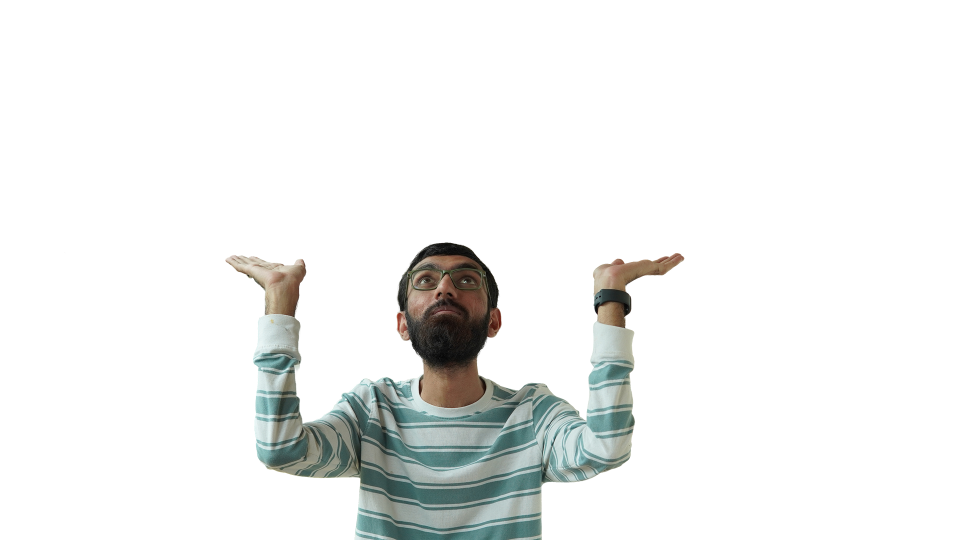
#> input picture graphics/assets/img/hussain-plate-july-cut.png, 1920 x 1080 px, found by its file name (shown at 1/2 size)
$ python grade_subject_july.py
#> lines starting #> are read from the running program, lines starting #| are printed output that depends on the picture; after the words box and inside, x2 and y2 are one past the last pixel; in counts of white or black regions, pixels touching at a corner belong together
"""Prepare the ARMS-UP subject cutout (July 2026 "What's New" thumbnail).

This plate needs no un-mirroring and no white balance: measured skin R/B is
already 1.58 (the tungsten-cast plates were 2.15). Two passes only:

1. Speck removal — the matte leaves ~10 one-to-two-pixel islands (beard/glasses
   highlights plus a stray dot out at x=129). Keep only the largest connected
   component.
2. Matte hardening + brand grade — same treatment as grade_subject_r.py so the
   cutout sits on the dark violet frame the same way.

    python3 assets/img/grade_subject_july.py
    hussain-plate-july-cut.png -> hussain-plate-july-graded.png
"""
import numpy as np
from PIL import Image, ImageFilter
from scipy import ndimage

SRC = "assets/img/hussain-plate-july-cut.png"
DST = "assets/img/hussain-plate-july-graded.png"

SATURATION = 0.95
VIOLET = np.array([0.47, 0.34, 0.93], dtype=np.float32)  # --brand #7757ee
SHADOW_TINT = 0.14
CONTRAST = 1.06
LUMA = np.array([0.2126, 0.7152, 0.0722], dtype=np.float32)
ALPHA_LO, ALPHA_HI = 0.35, 0.92
ALPHA_FEATHER = 0.6  # px

im = np.array(Image.open(SRC).convert("RGBA")).astype(np.float32)
rgb, alpha = im[:, :, :3] / 255.0, im[:, :, 3] / 255.0
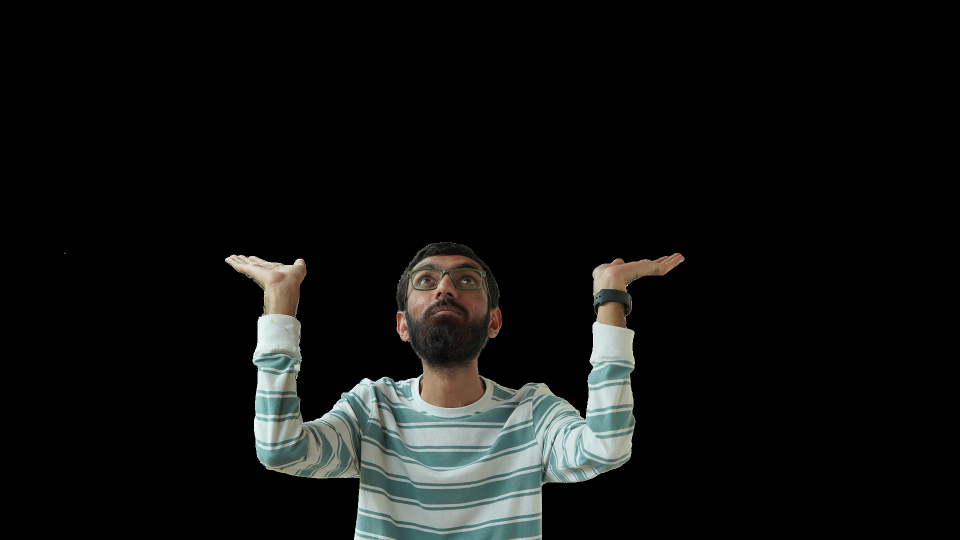
#> rgb: shape (1080, 1920, 3) float32 (shown at 1/2 size); mean R, G, B 0.0631, 0.068, 0.0642
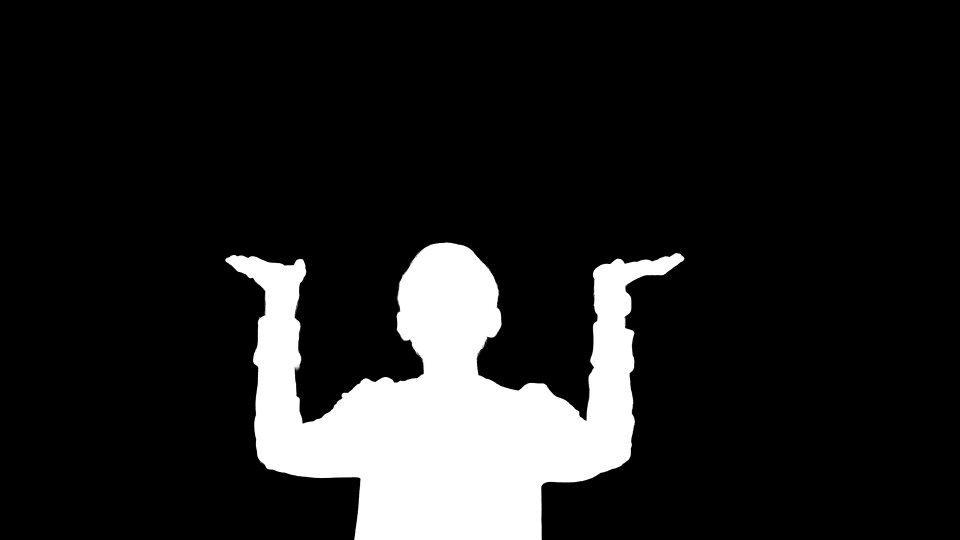
#> alpha: shape (1080, 1920) float32 (shown at 1/2 size); min 0, max 1, mean 0.127

# 1. keep only the largest connected component of the matte
labels, n = ndimage.label(alpha > 0.06)
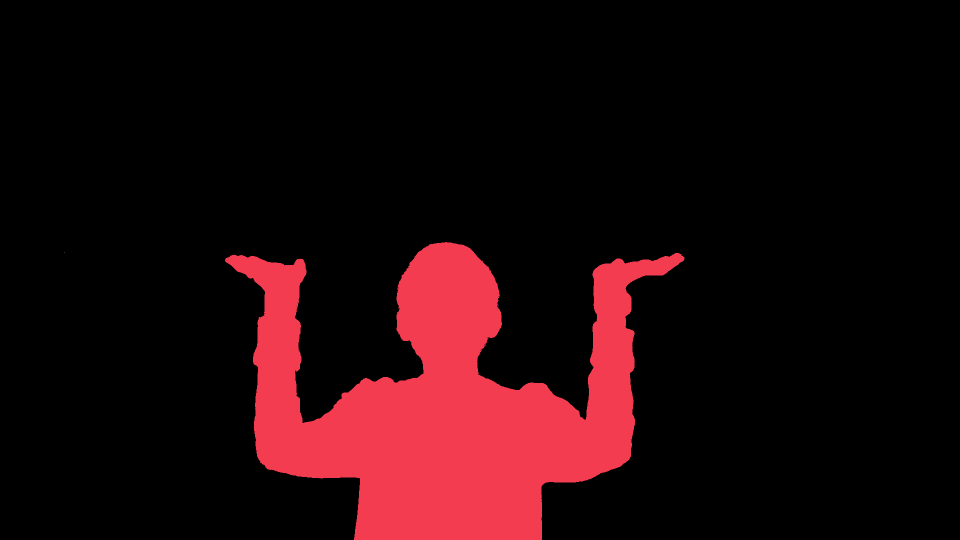
#> labels: shape (1080, 1920) int32 (shown at 1/2 size); 13 distinct labels, from 0 to 12; one colour per label, 0 black
#> n = 12
sizes = ndimage.sum(alpha > 0.06, labels, range(1, n + 1))
#> sizes = [266691, 1, 1, 1, 1, 1, 2, 1, 1, 1, 1, 1]
alpha = np.where(labels == (int(np.argmax(sizes)) + 1), alpha, 0.0)

# 2. brand grade
lum = (rgb * LUMA).sum(axis=2, keepdims=True)
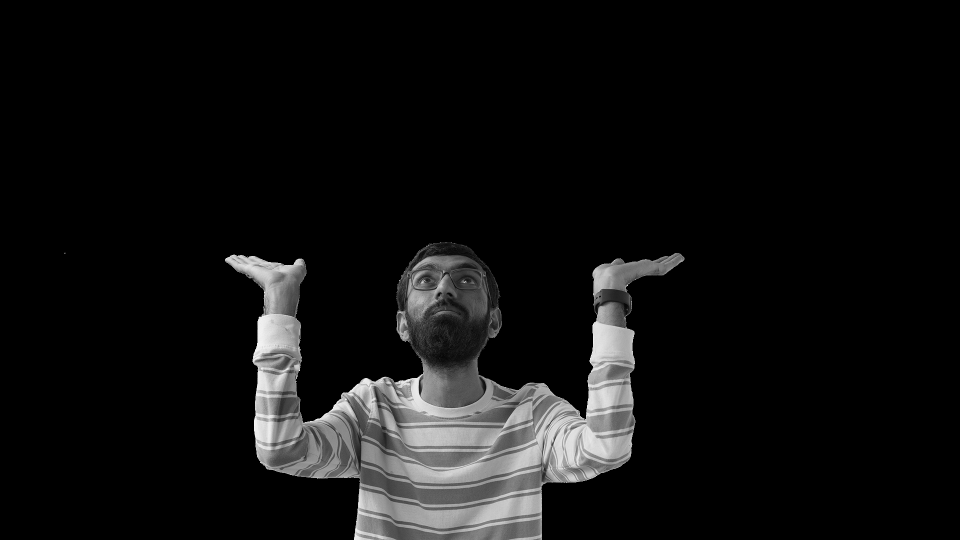
#> lum: shape (1080, 1920, 1) float32 (shown at 1/2 size); min 0, max 1, mean 0.0667
rgb = lum + (rgb - lum) * SATURATION
shadow = np.clip(1.0 - lum * 2.2, 0.0, 1.0) ** 1.5
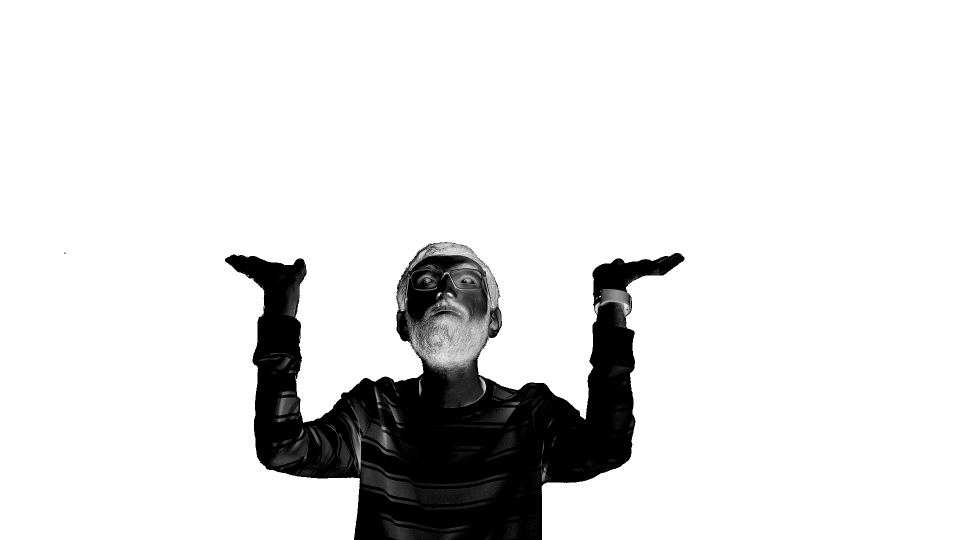
#> shadow: shape (1080, 1920, 1) float32 (shown at 1/2 size); min 0, max 1, mean 0.883
rgb = rgb * (1.0 - SHADOW_TINT * shadow) + VIOLET * (SHADOW_TINT * shadow) * lum.clip(0.04, 1.0)
rgb = np.clip((rgb - 0.5) * CONTRAST + 0.5, 0.0, 1.0)

# harden the matte: drop the low-alpha halo, keep a crisp soft edge
a = np.clip((alpha - ALPHA_LO) / (ALPHA_HI - ALPHA_LO), 0.0, 1.0)
a = np.array(Image.fromarray((a * 255).astype(np.uint8)).filter(
    ImageFilter.GaussianBlur(ALPHA_FEATHER))).astype(np.float32)

out = np.concatenate([rgb * 255.0, a[:, :, None]], axis=2)
Image.fromarray(np.clip(out, 0, 255).astype(np.uint8)).save(DST)
print(f"wrote {DST} ({n} components -> 1, matte hardened {ALPHA_LO}-{ALPHA_HI})")
#| wrote assets/img/hussain-plate-july-graded.png (12 components -> 1, matte hardened 0.35-0.92)

$ run again, with graphics/assets/img/hussain-plate-graded.png copied over graphics/assets/img/hussain-plate-july-cut.png
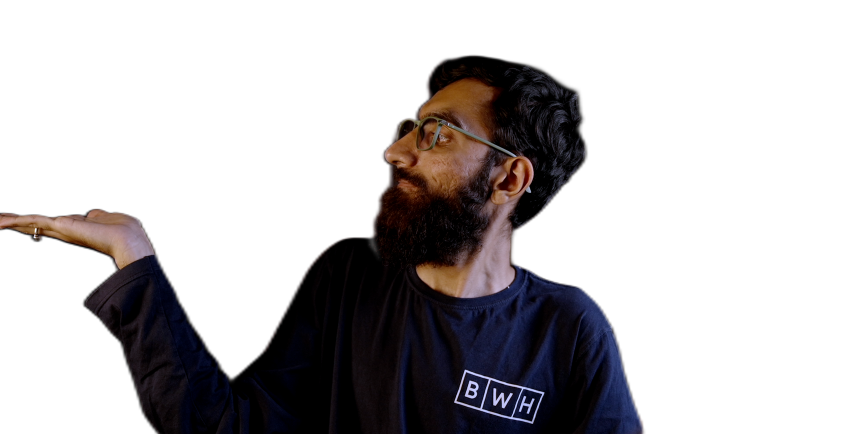
#> input picture graphics/assets/img/hussain-plate-graded.png, 1686 x 868 px, found by its file name (shown at 1/2 size)
#> `labels, n = ndimage.label(alpha > 0.06)`:
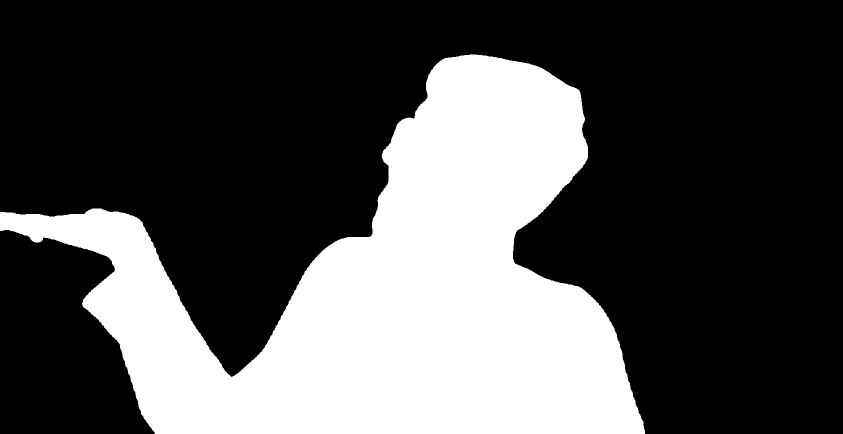
#> labels: shape (868, 1686) int32 (shown at 1/2 size); values 0 (black) and 1 (white), 31.3% white; 1 white region, box (x1, y1, x2, y2) and area: (0, 109, 1290, 868) 457603
#> n = 1
#> sizes = [457603]
#> `Image.fromarray(np.clip(out, 0, 255).astype(np.uint8)).save(DST)`:
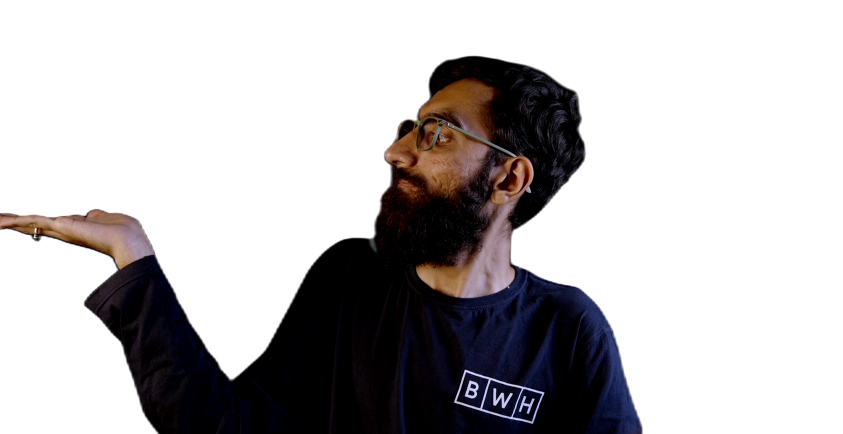
#> saved as hussain-plate-july-graded.png: PIL image 1686x868 RGBA (shown at 1/2 size); mean R, G, B, A 18.1, 13.3, 15.2, 77.1; transparent parts drawn white
#| wrote assets/img/hussain-plate-july-graded.png (1 components -> 1, matte hardened 0.35-0.92)
